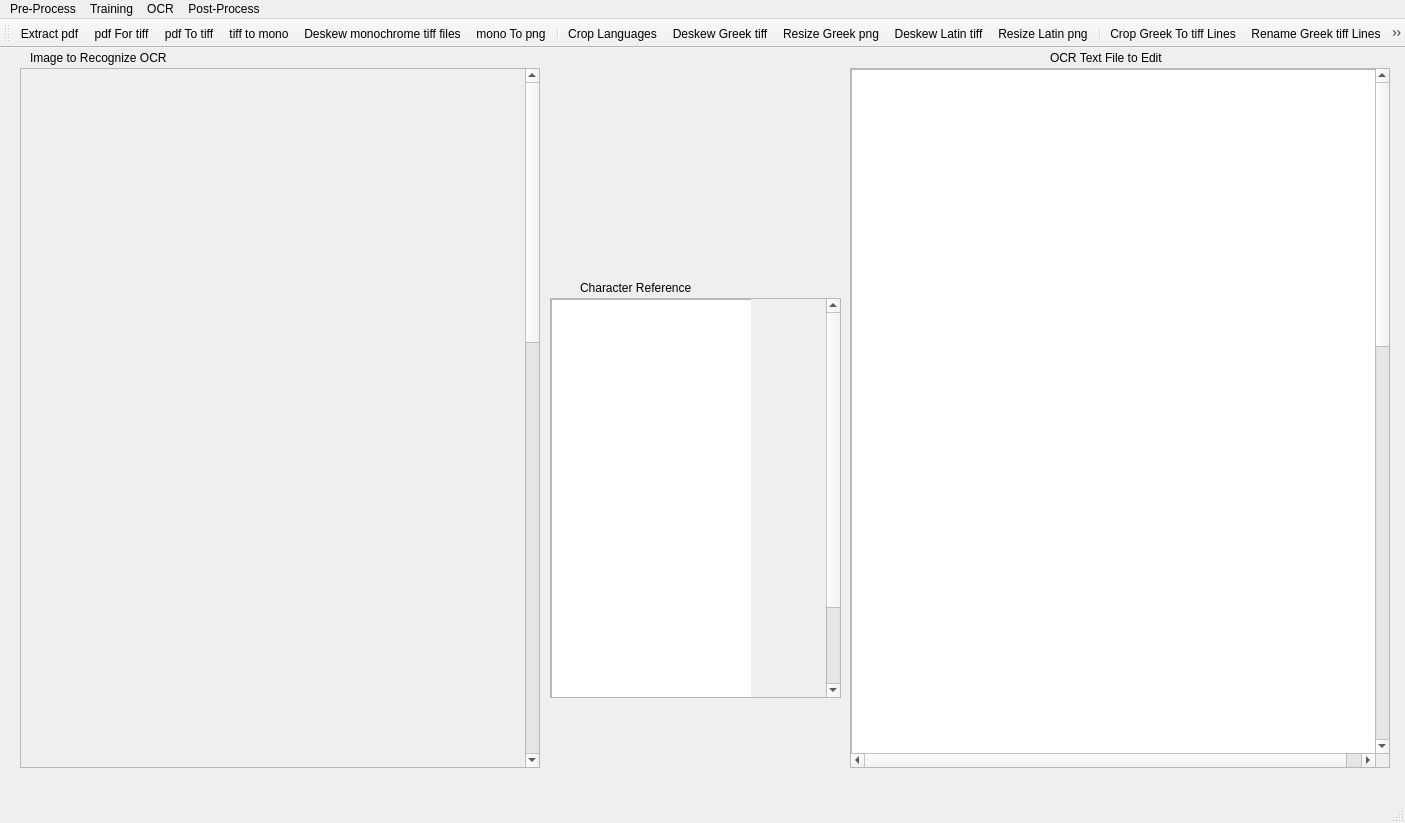
<?xml version="1.0" encoding="UTF-8"?>
<ui version="4.0">
 <class>MainUI</class>
 <widget class="QMainWindow" name="MainUI">
  <property name="geometry">
   <rect>
    <x>0</x>
    <y>0</y>
    <width>1405</width>
    <height>823</height>
   </rect>
  </property>
  <property name="windowTitle">
   <string>Manuscript OCR</string>
  </property>
  <property name="windowIcon">
   <iconset resource="UI_Icons.qrc">
    <normaloff>:/Icons/Icons/image-sunset.png</normaloff>:/Icons/Icons/image-sunset.png</iconset>
  </property>
  <widget class="QWidget" name="centralwidget">
   <widget class="QLabel" name="ImageAreaTitlelabel">
    <property name="geometry">
     <rect>
      <x>30</x>
      <y>0</y>
      <width>171</width>
      <height>20</height>
     </rect>
    </property>
    <property name="text">
     <string>Image to Recognize OCR</string>
    </property>
   </widget>
   <widget class="QScrollArea" name="OCRTextscrollArea">
    <property name="geometry">
     <rect>
      <x>850</x>
      <y>20</y>
      <width>540</width>
      <height>700</height>
     </rect>
    </property>
    <property name="acceptDrops">
     <bool>false</bool>
    </property>
    <property name="widgetResizable">
     <bool>true</bool>
    </property>
    <widget class="QWidget" name="OCRTextscrollAreaWidgetContents">
     <property name="geometry">
      <rect>
       <x>0</x>
       <y>0</y>
       <width>540</width>
       <height>1700</height>
      </rect>
     </property>
     <property name="sizePolicy">
      <sizepolicy hsizetype="Fixed" vsizetype="Fixed">
       <horstretch>0</horstretch>
       <verstretch>0</verstretch>
      </sizepolicy>
     </property>
     <property name="minimumSize">
      <size>
       <width>540</width>
       <height>1700</height>
      </size>
     </property>
     <widget class="QPlainTextEdit" name="OCRText">
      <property name="geometry">
       <rect>
        <x>0</x>
        <y>0</y>
        <width>540</width>
        <height>1702</height>
       </rect>
      </property>
      <property name="minimumSize">
       <size>
        <width>540</width>
        <height>1702</height>
       </size>
      </property>
      <property name="font">
       <font>
        <family>FROMVS</family>
        <pointsize>20</pointsize>
       </font>
      </property>
      <property name="autoFillBackground">
       <bool>false</bool>
      </property>
     </widget>
    </widget>
   </widget>
   <widget class="QLabel" name="OCRTextAreaTitlelabel">
    <property name="geometry">
     <rect>
      <x>1050</x>
      <y>0</y>
      <width>141</width>
      <height>20</height>
     </rect>
    </property>
    <property name="text">
     <string>OCR Text File to Edit</string>
    </property>
   </widget>
   <widget class="QScrollArea" name="ImagescrollArea">
    <property name="geometry">
     <rect>
      <x>20</x>
      <y>20</y>
      <width>520</width>
      <height>700</height>
     </rect>
    </property>
    <property name="sizePolicy">
     <sizepolicy hsizetype="Preferred" vsizetype="Preferred">
      <horstretch>0</horstretch>
      <verstretch>0</verstretch>
     </sizepolicy>
    </property>
    <property name="minimumSize">
     <size>
      <width>501</width>
      <height>700</height>
     </size>
    </property>
    <property name="widgetResizable">
     <bool>true</bool>
    </property>
    <widget class="QWidget" name="ImagescrollAreaWidgetContents">
     <property name="geometry">
      <rect>
       <x>0</x>
       <y>0</y>
       <width>501</width>
       <height>1800</height>
      </rect>
     </property>
     <property name="sizePolicy">
      <sizepolicy hsizetype="Fixed" vsizetype="Fixed">
       <horstretch>0</horstretch>
       <verstretch>0</verstretch>
      </sizepolicy>
     </property>
     <property name="minimumSize">
      <size>
       <width>501</width>
       <height>1800</height>
      </size>
     </property>
     <property name="sizeIncrement">
      <size>
       <width>0</width>
       <height>0</height>
      </size>
     </property>
     <property name="baseSize">
      <size>
       <width>520</width>
       <height>700</height>
      </size>
     </property>
     <widget class="QLabel" name="Image">
      <property name="geometry">
       <rect>
        <x>0</x>
        <y>0</y>
        <width>521</width>
        <height>1680</height>
       </rect>
      </property>
      <property name="sizePolicy">
       <sizepolicy hsizetype="Preferred" vsizetype="Preferred">
        <horstretch>0</horstretch>
        <verstretch>0</verstretch>
       </sizepolicy>
      </property>
      <property name="minimumSize">
       <size>
        <width>500</width>
        <height>1680</height>
       </size>
      </property>
      <property name="text">
       <string/>
      </property>
      <property name="pixmap">
       <pixmap>../../../../.designer/Images/Greek/jpg_desk_greek/greek_book_40_Matthew/greek1516_Page_012.jpg</pixmap>
      </property>
     </widget>
    </widget>
   </widget>
   <widget class="QLabel" name="ChrRefTitlelabel">
    <property name="geometry">
     <rect>
      <x>580</x>
      <y>230</y>
      <width>141</width>
      <height>20</height>
     </rect>
    </property>
    <property name="text">
     <string>Character Reference</string>
    </property>
   </widget>
   <widget class="QScrollArea" name="ChrRefscrollArea">
    <property name="geometry">
     <rect>
      <x>550</x>
      <y>250</y>
      <width>291</width>
      <height>400</height>
     </rect>
    </property>
    <property name="widgetResizable">
     <bool>true</bool>
    </property>
    <widget class="QWidget" name="ChrRefcrollAreaWidgetContents">
     <property name="geometry">
      <rect>
       <x>0</x>
       <y>0</y>
       <width>200</width>
       <height>500</height>
      </rect>
     </property>
     <property name="sizePolicy">
      <sizepolicy hsizetype="Fixed" vsizetype="Fixed">
       <horstretch>0</horstretch>
       <verstretch>0</verstretch>
      </sizepolicy>
     </property>
     <property name="minimumSize">
      <size>
       <width>200</width>
       <height>500</height>
      </size>
     </property>
     <widget class="QPlainTextEdit" name="ChrRefplainTextEdit">
      <property name="geometry">
       <rect>
        <x>0</x>
        <y>0</y>
        <width>275</width>
        <height>401</height>
       </rect>
      </property>
      <property name="font">
       <font>
        <family>FROMVS</family>
        <pointsize>18</pointsize>
       </font>
      </property>
     </widget>
    </widget>
   </widget>
  </widget>
  <widget class="QMenuBar" name="menubar">
   <property name="geometry">
    <rect>
     <x>0</x>
     <y>0</y>
     <width>1405</width>
     <height>22</height>
    </rect>
   </property>
   <widget class="QMenu" name="menuPre_Process">
    <property name="title">
     <string>Pre-Process</string>
    </property>
    <widget class="QMenu" name="menuExtract_pdf">
     <property name="title">
      <string>Prepare Source</string>
     </property>
     <property name="icon">
      <iconset resource="UI_Icons.qrc">
       <normaloff>:/Icons/Icons/folder-open-image.png</normaloff>:/Icons/Icons/folder-open-image.png</iconset>
     </property>
     <addaction name="actionextract_pdf_tb"/>
     <addaction name="separator"/>
     <addaction name="actionpdf_for_tiff_tb"/>
     <addaction name="actionpdf_to_tiff_tb"/>
     <addaction name="actiontiff_to_mono_tb"/>
     <addaction name="actiondeskew_mono"/>
     <addaction name="actionmono_to_png_tb"/>
    </widget>
    <widget class="QMenu" name="menuPrepare">
     <property name="title">
      <string>Prepare Languages</string>
     </property>
     <widget class="QMenu" name="menuGreekDR">
      <property name="title">
       <string>Greek</string>
      </property>
      <addaction name="actionDeskewGreek_tiff_tb"/>
      <addaction name="actionResizeGreek_png_tb"/>
     </widget>
     <widget class="QMenu" name="menuLatinDR">
      <property name="title">
       <string>Latin</string>
      </property>
      <addaction name="actionDeskewLatin_tiff_tb"/>
      <addaction name="actionResizeLatin_png_tb"/>
     </widget>
     <addaction name="menuGreekDR"/>
     <addaction name="menuLatinDR"/>
    </widget>
    <addaction name="separator"/>
    <addaction name="menuExtract_pdf"/>
    <addaction name="separator"/>
    <addaction name="actionCrop_Languages_tb"/>
    <addaction name="separator"/>
    <addaction name="menuPrepare"/>
   </widget>
   <widget class="QMenu" name="menuTraining">
    <property name="title">
     <string>Training</string>
    </property>
    <widget class="QMenu" name="menuGround_Truth">
     <property name="title">
      <string>Ground Truth</string>
     </property>
     <widget class="QMenu" name="menuGreekGT">
      <property name="title">
       <string>Greek</string>
      </property>
      <widget class="QMenu" name="menuGreek_Image_Lines">
       <property name="title">
        <string>Greek Image Lines</string>
       </property>
       <addaction name="actionCrop_Greek_to_tiff_Lines_tb"/>
       <addaction name="actionRename_Greek_tiff_Lines_tb"/>
       <addaction name="actionMove_Greek_tiff_Lines_tb"/>
      </widget>
      <widget class="QMenu" name="menuGreek_Text_Lines">
       <property name="title">
        <string>Greek Text Lines</string>
       </property>
       <addaction name="actionSplitGreek_text_lines_tb"/>
       <addaction name="actionRenameGreek_text_lines_tb"/>
      </widget>
      <addaction name="menuGreek_Image_Lines"/>
      <addaction name="menuGreek_Text_Lines"/>
      <addaction name="actionReview_Ground_Truth_tb"/>
      <addaction name="actionUpdate_Wordlist_tb"/>
     </widget>
     <widget class="QMenu" name="menuLatinGT">
      <property name="title">
       <string>Latin</string>
      </property>
      <widget class="QMenu" name="menuLatin_Image_Lines">
       <property name="title">
        <string>Latin Image Lines</string>
       </property>
       <addaction name="actionCrop_Latin_To_tiff_Lines_tb"/>
       <addaction name="actionRename_Latin_tiff_Lines_tb"/>
       <addaction name="actionMove_Latin_tiff_Lines_tb"/>
      </widget>
      <widget class="QMenu" name="menuLatin_Text_Lines">
       <property name="title">
        <string>Latin Text Lines</string>
       </property>
       <addaction name="actionSplit_Latin_Text_Lines_tb"/>
       <addaction name="actionRename_Latin_Text_Lines_tb"/>
      </widget>
      <addaction name="menuLatin_Image_Lines"/>
      <addaction name="menuLatin_Text_Lines"/>
      <addaction name="actionReview_Ground_Truth_menu"/>
      <addaction name="actionUpdate_Wordlist_menu"/>
     </widget>
     <addaction name="menuGreekGT"/>
     <addaction name="menuLatinGT"/>
    </widget>
    <addaction name="separator"/>
    <addaction name="menuGround_Truth"/>
    <addaction name="actionTrain_Tesseract_tb"/>
   </widget>
   <widget class="QMenu" name="menuOCR">
    <property name="title">
     <string>OCR</string>
    </property>
    <widget class="QMenu" name="menuGreek_OCR">
     <property name="title">
      <string>Greek</string>
     </property>
     <addaction name="actionCorrect_OCR_tb"/>
     <addaction name="actionVersify_Text"/>
    </widget>
    <addaction name="menuGreek_OCR"/>
    <addaction name="actionLatin_OCR"/>
   </widget>
   <widget class="QMenu" name="menuPost_Process">
    <property name="title">
     <string>Post-Process</string>
    </property>
    <widget class="QMenu" name="menuGreek_Post">
     <property name="title">
      <string>Greek</string>
     </property>
     <addaction name="actionUpdate_Verses"/>
     <addaction name="actionUpdate_Words_Post"/>
     <addaction name="actionNormalize"/>
     <addaction name="actionLower_Case"/>
     <addaction name="actionRemove_Diacritics"/>
     <addaction name="actionAlign_Strongs"/>
     <addaction name="actionAlign_Lemmas"/>
     <addaction name="actionAlign_English"/>
     <addaction name="actionVariants"/>
    </widget>
    <addaction name="menuGreek_Post"/>
    <addaction name="actionUpdate_Words"/>
   </widget>
   <addaction name="menuPre_Process"/>
   <addaction name="menuTraining"/>
   <addaction name="menuOCR"/>
   <addaction name="menuPost_Process"/>
  </widget>
  <widget class="QStatusBar" name="statusbar"/>
  <widget class="QToolBar" name="ToolBar">
   <property name="windowTitle">
    <string>toolBar</string>
   </property>
   <property name="toolTip">
    <string>Extract pages from pdf source file</string>
   </property>
   <property name="whatsThis">
    <string>pdf Page Extractor</string>
   </property>
   <attribute name="toolBarArea">
    <enum>TopToolBarArea</enum>
   </attribute>
   <attribute name="toolBarBreak">
    <bool>false</bool>
   </attribute>
   <addaction name="actionextract_pdf_tb"/>
   <addaction name="actionpdf_for_tiff_tb"/>
   <addaction name="actionpdf_to_tiff_tb"/>
   <addaction name="actiontiff_to_mono_tb"/>
   <addaction name="actiondeskew_mono"/>
   <addaction name="actionmono_to_png_tb"/>
   <addaction name="separator"/>
   <addaction name="actionCrop_Languages_tb"/>
   <addaction name="actionDeskewGreek_tiff_tb"/>
   <addaction name="actionResizeGreek_png_tb"/>
   <addaction name="actionDeskewLatin_tiff_tb"/>
   <addaction name="actionResizeLatin_png_tb"/>
   <addaction name="separator"/>
   <addaction name="actionCrop_Greek_to_tiff_Lines_tb"/>
   <addaction name="actionRename_Greek_tiff_Lines_tb"/>
   <addaction name="actionMove_Greek_tiff_Lines_tb"/>
   <addaction name="separator"/>
   <addaction name="actionCrop_Latin_To_tiff_Lines_tb"/>
   <addaction name="actionRename_Latin_tiff_Lines_tb"/>
   <addaction name="actionMove_Latin_tiff_Lines_tb"/>
   <addaction name="separator"/>
   <addaction name="actionSplitGreek_text_lines_tb"/>
   <addaction name="actionRenameGreek_text_lines_tb"/>
   <addaction name="separator"/>
   <addaction name="actionSplit_Latin_Text_Lines_tb"/>
   <addaction name="actionRename_Latin_Text_Lines_tb"/>
   <addaction name="separator"/>
   <addaction name="actionReview_Ground_Truth_tb"/>
   <addaction name="actionUpdate_Wordlist_tb"/>
   <addaction name="actionTrain_Tesseract_tb"/>
   <addaction name="actionCorrect_OCR_tb"/>
   <addaction name="separator"/>
  </widget>
  <action name="actionpdf_to_tiff">
   <property name="text">
    <string>pdf for tiff</string>
   </property>
  </action>
  <action name="actionmove_pdf_for_tiff">
   <property name="text">
    <string>pdf to tiff</string>
   </property>
  </action>
  <action name="actiontiff_to_mono">
   <property name="text">
    <string>tiff to mono</string>
   </property>
  </action>
  <action name="actionmono_to_png">
   <property name="text">
    <string>mono to png</string>
   </property>
  </action>
  <action name="actiontiff_to_png">
   <property name="text">
    <string>tiff to png</string>
   </property>
  </action>
  <action name="actionGreek">
   <property name="text">
    <string>Greek</string>
   </property>
  </action>
  <action name="actiontiff_to_png_2">
   <property name="text">
    <string>tiff to png</string>
   </property>
  </action>
  <action name="actionpdf_for_tiff">
   <property name="text">
    <string>pdf for tiff</string>
   </property>
  </action>
  <action name="actionpdf_for_tiff_tb">
   <property name="icon">
    <iconset resource="UI_Icons.qrc">
     <normaloff>:/Icons/Icons/pdf4tiff.png</normaloff>:/Icons/Icons/pdf4tiff.png</iconset>
   </property>
   <property name="text">
    <string>pdf For tiff</string>
   </property>
   <property name="toolTip">
    <string>Stage pdf pages FOR tiff conversion</string>
   </property>
  </action>
  <action name="actionpdf_to_tiff_tb">
   <property name="icon">
    <iconset resource="UI_Icons.qrc">
     <normaloff>:/Icons/Icons/pdf2tiff.png</normaloff>:/Icons/Icons/pdf2tiff.png</iconset>
   </property>
   <property name="text">
    <string>pdf To tiff</string>
   </property>
   <property name="toolTip">
    <string>Convert pdf pages TO tiff files</string>
   </property>
  </action>
  <action name="actiontiff_to_mono_tb">
   <property name="icon">
    <iconset resource="UI_Icons.qrc">
     <normaloff>:/Icons/Icons/tiff-file.png</normaloff>:/Icons/Icons/tiff-file.png</iconset>
   </property>
   <property name="text">
    <string>tiff to mono</string>
   </property>
   <property name="toolTip">
    <string>Convert tiff files TO indexed monochrome</string>
   </property>
  </action>
  <action name="actionmono_to_png_tb">
   <property name="icon">
    <iconset resource="UI_Icons.qrc">
     <normaloff>:/Icons/Icons/png-file.png</normaloff>:/Icons/Icons/png-file.png</iconset>
   </property>
   <property name="text">
    <string>mono To png</string>
   </property>
   <property name="toolTip">
    <string>Convert deskewed monochrome tiff files TO png</string>
   </property>
  </action>
  <action name="actionLatin">
   <property name="text">
    <string>Latin</string>
   </property>
  </action>
  <action name="actiontiff_to_png_3">
   <property name="text">
    <string>tiff to png</string>
   </property>
  </action>
  <action name="actiontiff_to_png_4">
   <property name="text">
    <string>tiff to png</string>
   </property>
  </action>
  <action name="actionDeskewGreek_tiff_tb">
   <property name="icon">
    <iconset resource="UI_Icons.qrc">
     <normaloff>:/Icons/Icons/deskew-greek.png</normaloff>:/Icons/Icons/deskew-greek.png</iconset>
   </property>
   <property name="text">
    <string>Deskew Greek tiff</string>
   </property>
  </action>
  <action name="actiontiff_to_png_5">
   <property name="text">
    <string>tiff to png</string>
   </property>
  </action>
  <action name="actionDeskewLatin_tiff_tb">
   <property name="icon">
    <iconset resource="UI_Icons.qrc">
     <normaloff>:/Icons/Icons/deskew-latin.png</normaloff>:/Icons/Icons/deskew-latin.png</iconset>
   </property>
   <property name="text">
    <string>Deskew Latin tiff</string>
   </property>
  </action>
  <action name="actionResizeGreek_png_tb">
   <property name="icon">
    <iconset resource="UI_Icons.qrc">
     <normaloff>:/Icons/Icons/resize-png-greek.png</normaloff>:/Icons/Icons/resize-png-greek.png</iconset>
   </property>
   <property name="text">
    <string>Resize Greek png</string>
   </property>
  </action>
  <action name="actionResizeLatin_png_tb">
   <property name="icon">
    <iconset resource="UI_Icons.qrc">
     <normaloff>:/Icons/Icons/resize-png-latin.png</normaloff>:/Icons/Icons/resize-png-latin.png</iconset>
   </property>
   <property name="text">
    <string>Resize Latin png</string>
   </property>
  </action>
  <action name="actionCrop_Languages_tb">
   <property name="icon">
    <iconset resource="UI_Icons.qrc">
     <normaloff>:/Icons/Icons/split-langs.png</normaloff>:/Icons/Icons/split-langs.png</iconset>
   </property>
   <property name="text">
    <string>Crop Languages</string>
   </property>
   <property name="toolTip">
    <string>Crop language sections into separate tiff files</string>
   </property>
  </action>
  <action name="actionextract_pdf_tb">
   <property name="icon">
    <iconset resource="UI_Icons.qrc">
     <normaloff>:/Icons/Icons/pdf-extract1.png</normaloff>:/Icons/Icons/pdf-extract1.png</iconset>
   </property>
   <property name="text">
    <string>Extract pdf</string>
   </property>
   <property name="toolTip">
    <string>Extract pages from pdf source document</string>
   </property>
   <property name="menuRole">
    <enum>QAction::TextHeuristicRole</enum>
   </property>
  </action>
  <action name="actiontiff_for_Ground_Truth">
   <property name="text">
    <string>tiff for Ground Truth</string>
   </property>
  </action>
  <action name="actionCrop">
   <property name="text">
    <string>Crop to tiff lines</string>
   </property>
  </action>
  <action name="actiontiff_for_Ground_Truth_2">
   <property name="text">
    <string>Move tiff lines</string>
   </property>
  </action>
  <action name="actionSplit">
   <property name="text">
    <string>Split text lines</string>
   </property>
  </action>
  <action name="actionRename_tiff_lines">
   <property name="text">
    <string>Rename tiff lines</string>
   </property>
  </action>
  <action name="actionRename_text_lines">
   <property name="text">
    <string>Rename text lines</string>
   </property>
  </action>
  <action name="actionReview_Ground_Truth">
   <property name="text">
    <string>Review Ground Truth</string>
   </property>
  </action>
  <action name="actionGreek_Wordlist_2">
   <property name="text">
    <string>Greek Wordlist</string>
   </property>
  </action>
  <action name="actionLatin_Wordlist">
   <property name="text">
    <string>Latin Wordlist</string>
   </property>
  </action>
  <action name="actionImage_Lines">
   <property name="text">
    <string>Image Lines</string>
   </property>
  </action>
  <action name="actionText_Lines">
   <property name="text">
    <string>Text Lines</string>
   </property>
  </action>
  <action name="actionReview_Ground_Truth_2">
   <property name="text">
    <string>Review Ground Truth</string>
   </property>
  </action>
  <action name="actionUpdate_Wordlist">
   <property name="text">
    <string>Update Wordlist</string>
   </property>
  </action>
  <action name="actionUpdate_Wordlist_2">
   <property name="text">
    <string>Update Wordlist</string>
   </property>
  </action>
  <action name="actionCorrect_OCR_tb">
   <property name="icon">
    <iconset resource="UI_Icons.qrc">
     <normaloff>:/Icons/Icons/ocr1.png</normaloff>:/Icons/Icons/ocr1.png</iconset>
   </property>
   <property name="text">
    <string>Correct OCR</string>
   </property>
  </action>
  <action name="actionVersify_Text">
   <property name="text">
    <string>Versify Text</string>
   </property>
  </action>
  <action name="actionUpdate_Words">
   <property name="text">
    <string>Latin</string>
   </property>
  </action>
  <action name="actionUpdate_Verses">
   <property name="text">
    <string>Update Verses</string>
   </property>
  </action>
  <action name="actionUpdate_Words_Post">
   <property name="text">
    <string>Update Words</string>
   </property>
  </action>
  <action name="actionNormalize">
   <property name="text">
    <string>Normalize</string>
   </property>
  </action>
  <action name="actionLower_Case">
   <property name="text">
    <string>Lower Case</string>
   </property>
  </action>
  <action name="actionRemove_Diacritics">
   <property name="text">
    <string>Remove Diacritics</string>
   </property>
  </action>
  <action name="actionAlign_Strongs">
   <property name="text">
    <string>Align Strongs+RMAC</string>
   </property>
  </action>
  <action name="actionAlign_Lemmas">
   <property name="text">
    <string>Align Lemmas</string>
   </property>
  </action>
  <action name="actionAlign_English">
   <property name="text">
    <string>Align English</string>
   </property>
  </action>
  <action name="actionVariants">
   <property name="text">
    <string>Variants</string>
   </property>
  </action>
  <action name="actionLatin_OCR">
   <property name="text">
    <string>Latin</string>
   </property>
  </action>
  <action name="actionTrain_Tesseract_tb">
   <property name="icon">
    <iconset resource="UI_Icons.qrc">
     <normaloff>:/Icons/Icons/trainOCR1.png</normaloff>:/Icons/Icons/trainOCR1.png</iconset>
   </property>
   <property name="text">
    <string>Train Tesseract</string>
   </property>
  </action>
  <action name="actionReview_Ground_Truth_tb">
   <property name="icon">
    <iconset resource="UI_Icons.qrc">
     <normaloff>:/Icons/Icons/ground-truth1.png</normaloff>:/Icons/Icons/ground-truth1.png</iconset>
   </property>
   <property name="text">
    <string>Review Ground Truth</string>
   </property>
  </action>
  <action name="actionUpdate_Wordlist_tb">
   <property name="icon">
    <iconset resource="UI_Icons.qrc">
     <normaloff>:/Icons/Icons/update-greek-wordlist.png</normaloff>:/Icons/Icons/update-greek-wordlist.png</iconset>
   </property>
   <property name="text">
    <string>Update Greek Wordlist</string>
   </property>
  </action>
  <action name="actionCrop_Greek_to_tiff_Lines_tb">
   <property name="icon">
    <iconset resource="UI_Icons.qrc">
     <normaloff>:/Icons/Icons/split-lines-greek.png</normaloff>:/Icons/Icons/split-lines-greek.png</iconset>
   </property>
   <property name="text">
    <string>Crop Greek To tiff Lines</string>
   </property>
  </action>
  <action name="actionRename_Greek_tiff_Lines_tb">
   <property name="icon">
    <iconset resource="UI_Icons.qrc">
     <normaloff>:/Icons/Icons/rename-lines-greek.png</normaloff>:/Icons/Icons/rename-lines-greek.png</iconset>
   </property>
   <property name="text">
    <string>Rename Greek tiff Lines</string>
   </property>
  </action>
  <action name="actionMove_Greek_tiff_Lines_tb">
   <property name="icon">
    <iconset resource="UI_Icons.qrc">
     <normaloff>:/Icons/Icons/move-lines-greek.png</normaloff>:/Icons/Icons/move-lines-greek.png</iconset>
   </property>
   <property name="text">
    <string>Move Greek tiff Lines</string>
   </property>
  </action>
  <action name="actionSplitGreek_text_lines_tb">
   <property name="icon">
    <iconset resource="UI_Icons.qrc">
     <normaloff>:/Icons/Icons/split-textlines-greek.png</normaloff>:/Icons/Icons/split-textlines-greek.png</iconset>
   </property>
   <property name="text">
    <string>Split Greek Text Lines</string>
   </property>
  </action>
  <action name="actionRenameGreek_text_lines_tb">
   <property name="icon">
    <iconset resource="UI_Icons.qrc">
     <normaloff>:/Icons/Icons/rename_textlines-greek.png</normaloff>:/Icons/Icons/rename_textlines-greek.png</iconset>
   </property>
   <property name="text">
    <string>Rename Greek Text Lines</string>
   </property>
  </action>
  <action name="actionImage_Lines_3">
   <property name="text">
    <string>Image Lines</string>
   </property>
  </action>
  <action name="actionReview_Ground_Truth_menu">
   <property name="text">
    <string>Review Ground Truth</string>
   </property>
  </action>
  <action name="actionUpdate_Wordlist_menu">
   <property name="text">
    <string>Update Wordlist</string>
   </property>
  </action>
  <action name="actionCrop_Latin_To_tiff_Lines_tb">
   <property name="icon">
    <iconset resource="UI_Icons.qrc">
     <normaloff>:/Icons/Icons/split-lines-latin.png</normaloff>:/Icons/Icons/split-lines-latin.png</iconset>
   </property>
   <property name="text">
    <string>Crop Latin To tiff Lines</string>
   </property>
  </action>
  <action name="actionRename_Latin_tiff_Lines_tb">
   <property name="icon">
    <iconset resource="UI_Icons.qrc">
     <normaloff>:/Icons/Icons/rename-lines-latin.png</normaloff>:/Icons/Icons/rename-lines-latin.png</iconset>
   </property>
   <property name="text">
    <string>Rename Latin tiff Lines</string>
   </property>
  </action>
  <action name="actionMove_Latin_tiff_Lines_tb">
   <property name="icon">
    <iconset resource="UI_Icons.qrc">
     <normaloff>:/Icons/Icons/move-lines-latin.png</normaloff>:/Icons/Icons/move-lines-latin.png</iconset>
   </property>
   <property name="text">
    <string>Move Greek tiff Lines</string>
   </property>
  </action>
  <action name="actionSplit_Latin_Text_Lines_tb">
   <property name="icon">
    <iconset resource="UI_Icons.qrc">
     <normaloff>:/Icons/Icons/split-textlines-latin.png</normaloff>:/Icons/Icons/split-textlines-latin.png</iconset>
   </property>
   <property name="text">
    <string>Split Latin Text Lines</string>
   </property>
  </action>
  <action name="actionRename_Latin_Text_Lines_tb">
   <property name="icon">
    <iconset resource="UI_Icons.qrc">
     <normaloff>:/Icons/Icons/rename-textlines-latin.png</normaloff>:/Icons/Icons/rename-textlines-latin.png</iconset>
   </property>
   <property name="text">
    <string>Rename Latin Text Lines</string>
   </property>
  </action>
  <action name="actiondeskew_mono">
   <property name="icon">
    <iconset resource="UI_Icons.qrc">
     <normaloff>:/Icons/Icons/deskew-tiff-file.png</normaloff>:/Icons/Icons/deskew-tiff-file.png</iconset>
   </property>
   <property name="text">
    <string>Deskew monochrome tiff files</string>
   </property>
  </action>
 </widget>
 <resources>
  <include location="UI_Icons.qrc"/>
 </resources>
 <connections/>
</ui>
